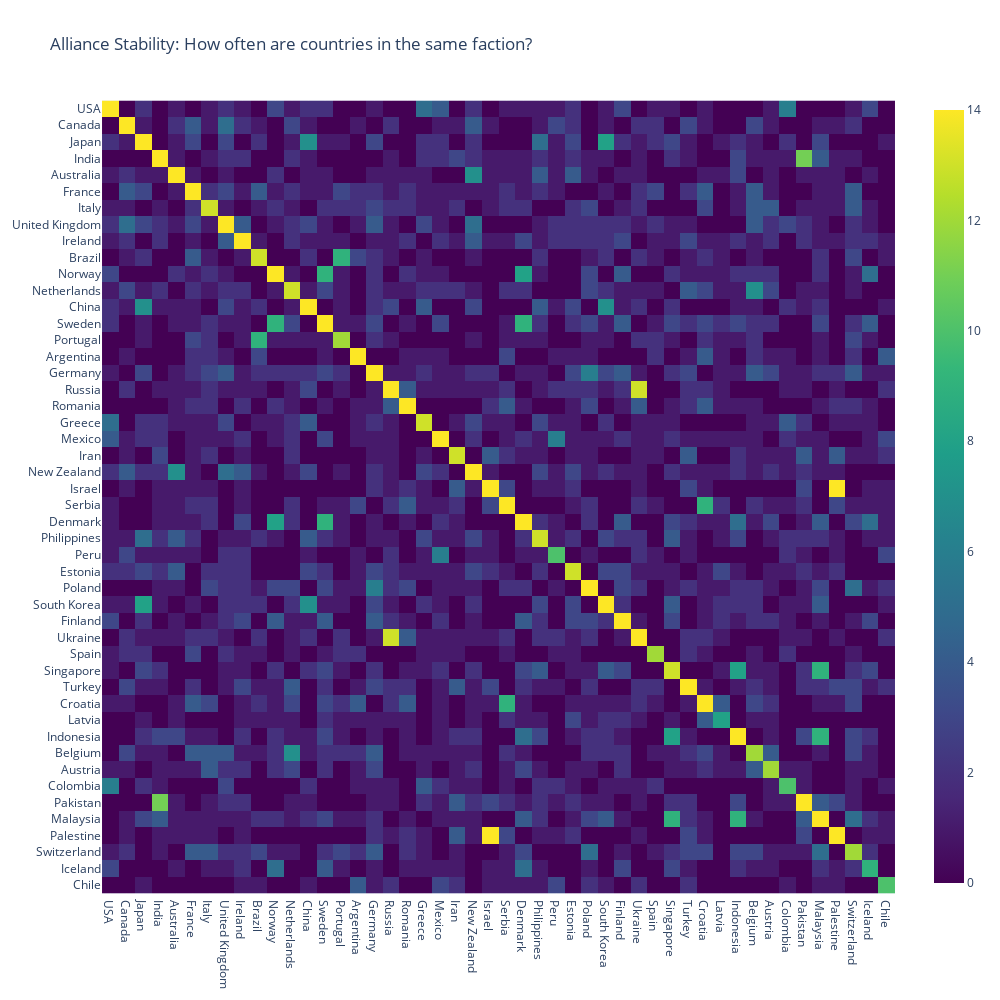

Notebook cell for this chart:
### Markdown cell above
Let's visualize the results for some countries. 

An heatmap indicating the number of quarters spent together is a good choice, having in mind that of course the matrix is symmetric and reach the maximum along the main diagonal.
We are interested in the brighter squares outside of the diagonal

### Code cell
target_countries = [
    'USA', 'Canada', 'Japan', 'India', 'Australia', 'France', 'Italy',
    'United Kingdom', 'Ireland', 'Brazil', 'Norway', 'Netherlands', 'China',
    'Sweden', 'Portugal', 'Argentina', 'Germany', 'Russia', 'Romania',
    'Greece', 'Mexico', 'Iran', 'New Zealand', 'Israel', 'Serbia',
    'Denmark', 'Philippines', 'Peru', 'Estonia', 'Poland', 'South Korea',
    'Finland', 'Ukraine', 'Spain', 'Singapore', 'Turkey',
    'Croatia', 'Latvia', 'Indonesia', 'Belgium', 'Austria', 'Colombia',
    'Pakistan', 'Malaysia', 'Palestine', 'Switzerland', 'Iceland', 'Chile'
    ]

pl.heatmap_co_occurrence(target_countries, q_factions_norm_df)

### Figure 1 — Plotly figure (JSON) as saved in the notebook; plotly's stock layout.template omitted (floating-point values rounded to 4 significant figures; data arrays with more than 128 entries replaced by an {"elided": "..."} marker saying what was removed)
{"data": [{"coloraxis": "coloraxis", "hovertemplate": "x: %{x}<br>y: %{y}<br>color: %{z}<extra></extra>", "name": "0", "type": "heatmap", "x": ["USA", "Canada", "Japan", "India", "Australia", "France", "Italy", "United Kingdom", "Ireland", "Brazil", "Norway", "Netherlands", "China", "Sweden", "Portugal", "Argentina", "Germany", "Russia", "Romania", "Greece", "Mexico", "Iran", "New Zealand", "Israel", "Serbia", "Denmark", "Philippines", "Peru", "Estonia", "Poland", "South Korea", "Finland", "Ukraine", "Spain", "Singapore", "Turkey", "Croatia", "Latvia", "Indonesia", "Belgium", "Austria", "Colombia", "Pakistan", "Malaysia", "Palestine", "Switzerland", "Iceland", "Chile"], "xaxis": "x", "y": ["USA", "Canada", "Japan", "India", "Australia", "France", "Italy", "United Kingdom", "Ireland", "Brazil", "Norway", "Netherlands", "China", "Sweden", "Portugal", "Argentina", "Germany", "Russia", "Romania", "Greece", "Mexico", "Iran", "New Zealand", "Israel", "Serbia", "Denmark", "Philippines", "Peru", "Estonia", "Poland", "South Korea", "Finland", "Ukraine", "Spain", "Singapore", "Turkey", "Croatia", "Latvia", "Indonesia", "Belgium", "Austria", "Colombia", "Pakistan", "Malaysia", "Palestine", "Switzerland", "Iceland", "Chile"], "yaxis": "y", "z": {"elided": "48x48 int values"}}], "layout": {"coloraxis": {"colorscale": [[0, "#440154"], [0.1111, "#482878"], [0.2222, "#3e4989"], [0.3333, "#31688e"], [0.4444, "#26828e"], [0.5556, "#1f9e89"], [0.6667, "#35b779"], [0.7778, "#6ece58"], [0.8889, "#b5de2b"], [1, "#fde725"]]}, "height": 1000, "title": {"text": "Alliance Stability: How often are countries in the same faction?"}, "width": 1000, "xaxis": {"anchor": "y", "constrain": "domain", "domain": [0, 1], "scaleanchor": "y"}, "yaxis": {"anchor": "x", "autorange": "reversed", "constrain": "domain", "domain": [0, 1]}}}
